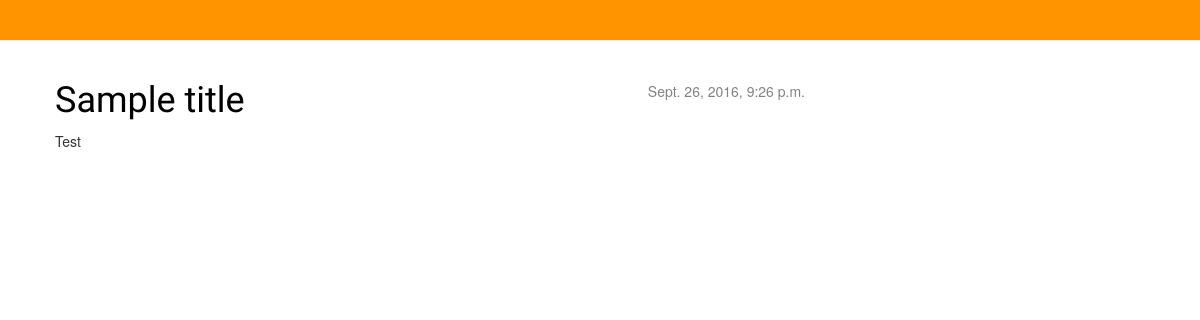
The app's page /, older data.
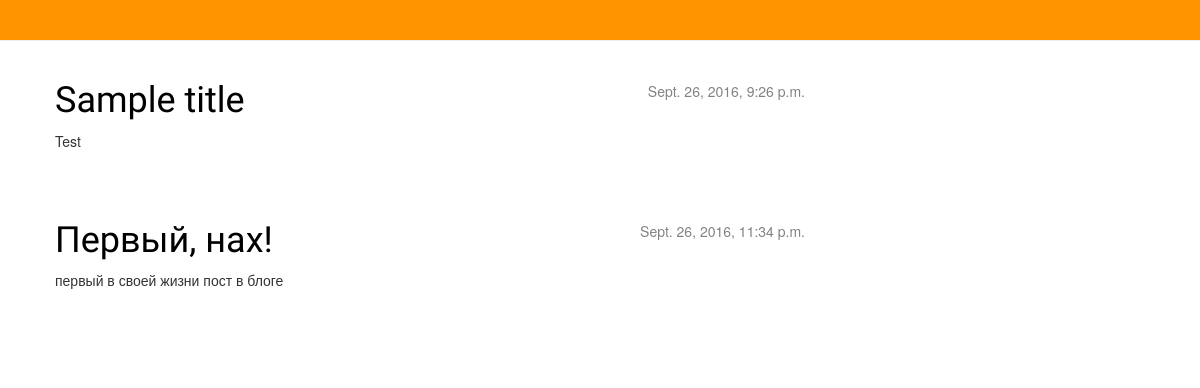
The same page, newer data.
### blog/models.py (models this page shows, shortened)
class Post(models.Model):
    author=models.ForeignKey('auth.User')
    title=models.CharField(max_length=200)
    text=models.TextField()
    created_date=models.DateTimeField(
            default=timezone.now)
    published_date=models.DateTimeField(
            blank=True, null=True)

### blog/views.py (the view)
# urls.py: url(r'^$', views.post_list, name='post_list'),
def post_list(request):
    posts = Post.objects.filter(published_date__lte=timezone.now()).order_by('published_date')
    return render(request, 'blog/post_list.html', {'posts':posts})

### blog/templates/blog/post_list.html
    {% extends 'blog/base.html' %}
    {% block content %}
        {% for post in posts %}
            <div class="post">
                <div class="date">
                    {{ post.published_date }}
                </div>
                <h1><a href="{% url 'post_detail' pk=post.pk %}">{{ post.title }}</a></h1>
                <p>{{ post.text|linebreaksbr }}</p>
            </div>
        {% endfor %}
    {% endblock content %}

Row changes from the older to the newer data that the page shows:
now on this page (row edited): Post: published_date "Sept. 26, 2016, 11:34 p.m.", title "Первый, нах!", text "первый в своей жизни пост в блоге"
